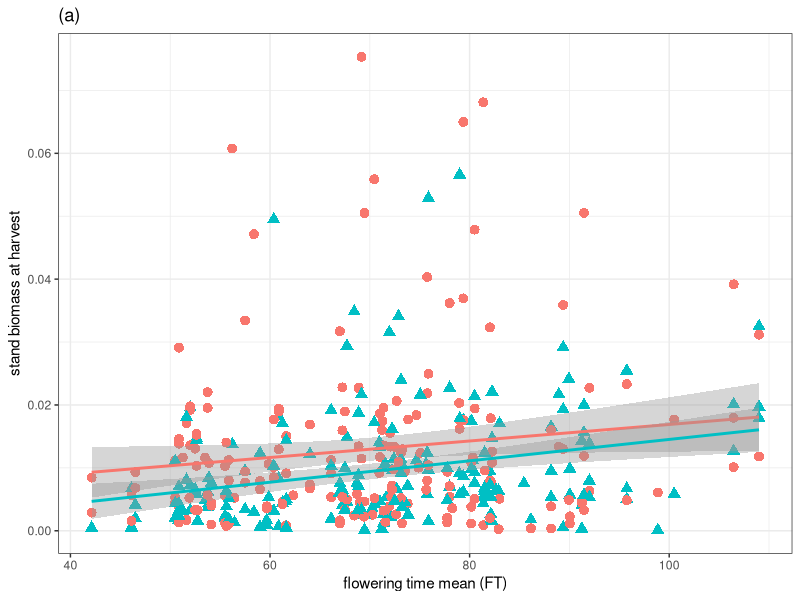
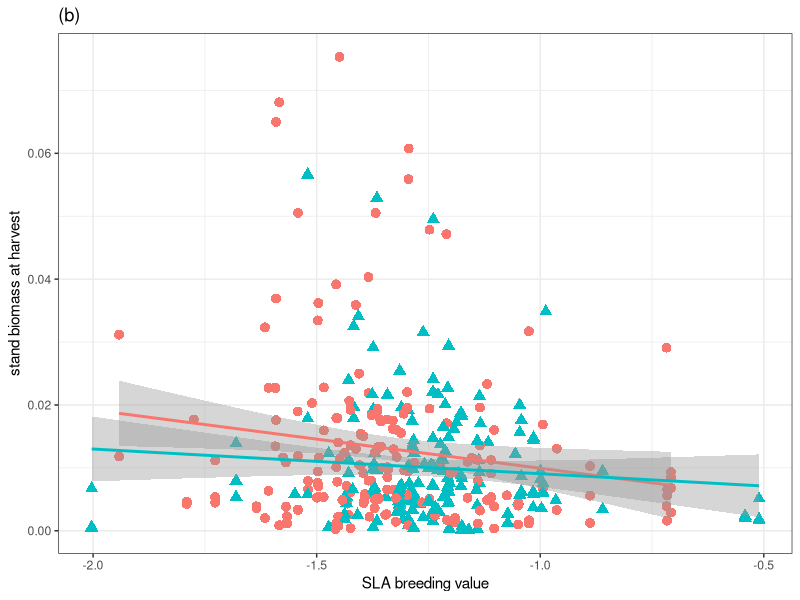

Here is the R script that generated these plots, in order: (Note: this script raises an error after producing the figures.)
#AtCG biomass (and canopy figures)
#10/24/2018

library(ggplot2)
library(plyr)

#data
# fieldData <- read.csv("FieldDataWithDiversityInfo.csv")
# lineData <- read.csv("chosenLines.csv")
modeldata <- read.delim("modeldata_20190828.txt", na.strings=c(""," ","NA")) #see construction in REML_biomass.R. Made from:
modeldata_m<-modeldata[!is.na(modeldata$FH_Wt),]
summary(modeldata_m)
modeldata_m$perPlantFH_Wt <- modeldata_m$FH_Wt/modeldata_m$MaxPlantNum

names(modeldata_m)[5] <- "Treatment"
modeldata_m$Treatment <- revalue(modeldata_m$Treatment, c("C"="High Resource", "S"="Low Resource"))


# tmod <- lm(perPlantFH_Wt  ~ trt + trt:divLevel, data = modeldata_m[modeldata_m$MaxPlantNum > 10,] )
tmp <- c() #divLevel

tmp3 <- c()#mean_SLAbv
tmp4 <- c()#FT1001_mean



#####biomass - scatterplots####
# pbiomass_div <- ggplot(modeldata_m,aes(divLevel,perPlantFH_Wt, color=trt))+ #geom_point() + #facet_grid(. ~ Trt)
#   geom_smooth(method=glm, se=TRUE)+ #ylim(0,1)+
#   geom_jitter(aes(shape=trt, color=trt), size=3) +
#   #   coord_cartesian(ylim = c(0, 1.02)) +
#   xlab("plot diversity level")+ylab("per plant biomass at harvest")+ 
#   #   annotate(geom="text", x=-4, y=3.5, label="(a)",fontface="bold", size=5)+
#   theme_bw() +
#   theme(legend.position=c(.9,.9))
#   # ggtitle("(f)")+theme(plot.title = element_text(lineheight=2, face="bold",hjust = 0))
# pbiomass_div

# pPerPlantMass_div <- ggplot(modeldata_m,aes(divLevel,perPlantFH_Wt, color=trt))+geom_point(aes(shape=trt, color=trt), size=3) + #facet_grid(. ~ Trt)
#   geom_smooth(method=glm, se=TRUE)+ #ylim(0,1)+
#   #   coord_cartesian(ylim = c(0, 1.02)) +
#   xlab("plot diversity")+ylab("per plant biomass at harvest")+ 
#   #   annotate(geom="text", x=-4, y=3.5, label="(a)",fontface="bold", size=5)+
#   theme_bw() +
#   theme(legend.position=c(.9,.9))
# # ggtitle("(f)")+theme(plot.title = element_text(lineheight=2, face="bold",hjust = 0))
# pPerPlantMass_div

# pbiomass_kin <- ggplot(biomass,aes(meanKin,FH_Wt, color=trt))+geom_point(aes(shape=trt, color=trt), size=3) + #facet_grid(. ~ Trt)
#   geom_smooth(method=glm, se=TRUE)+ #ylim(0,1)+
#   #   coord_cartesian(ylim = c(0, 1.02)) +
#   xlab("plot mean kinship")+ylab("plot biomass at harvest")+ 
#   #   annotate(geom="text", x=-4, y=3.5, label="(a)",fontface="bold", size=5)+
#   theme_bw() +
#   theme(legend.position="none")
# # ggtitle("(f)")+theme(plot.title = element_text(lineheight=2, face="bold",hjust = 0))
# pbiomass_kin
# 
pbiomass_ft <- ggplot(modeldata_m[modeldata_m$MaxPlantNum > 10,],aes(FT1001_mean,perPlantFH_Wt, color=Treatment))+ 
  geom_point(aes(shape=Treatment, color=Treatment), size=3) + #facet_grid(. ~ Trt)
  geom_smooth(method=glm, se=TRUE)+ #ylim(0,1)+
  # geom_jitter(aes(shape=trt, color=trt), size=3) +
  #   coord_cartesian(ylim = c(0, 1.02)) +
  labs(title = "(a)", x = "flowering time mean (FT)", y = "stand biomass at harvest")+
  #   annotate(geom="text", x=-4, y=3.5, label="(a)",fontface="bold", size=5)+
  theme_bw() +
  theme(legend.position="none")   #c(.85,.85)
pbiomass_ft

pbiomass_SLA <- ggplot(modeldata_m[modeldata_m$MaxPlantNum > 10,],aes(mean_SLAbv,perPlantFH_Wt, color=Treatment))+ 
  geom_point(aes(shape=Treatment, color=Treatment), size=3) + #facet_grid(. ~ Trt)
  geom_smooth(method=glm, se=TRUE)+ #ylim(0,1)+
  # geom_jitter(aes(shape=trt, color=trt), size=3) +
  #   coord_cartesian(ylim = c(0, 1.02)) +
  labs(title ="(b)" , x="SLA breeding value", y = "stand biomass at harvest")+
  #   annotate(geom="text", x=-4, y=3.5, label="(a)",fontface="bold", size=5)+
  theme_bw() +
  theme(legend.position="none")   #c(.85,.85)
pbiomass_SLA


####canopy####
pcanopy_div <- ggplot(modeldata_c,aes(divLevel,CanopyArea, color=trt))+geom_point(aes(shape=trt, color=trt), size=3) + #facet_grid(. ~ Trt)
  geom_smooth(method=glm, se=TRUE)+ #ylim(0,1)+
  #   coord_cartesian(ylim = c(0, 1.02)) +
  xlab("plot diversity")+ylab("plot canopy area")+ 
  #   annotate(geom="text", x=-4, y=3.5, label="(a)",fontface="bold", size=5)+
  theme_bw() +
  theme(legend.position="none")
# ggtitle("(f)")+theme(plot.title = element_text(lineheight=2, face="bold",hjust = 0))
pcanopy_div

pPerPlantcanopy_div <- ggplot(modeldata_c,aes(divLevel,perPlantCanopy, color=trt))+geom_point(aes(shape=trt, color=trt), size=3) + #facet_grid(. ~ Trt)
  geom_smooth(method=glm, se=TRUE)+ #ylim(0,1)+
  #   coord_cartesian(ylim = c(0, 1.02)) +
  xlab("plot diversity")+ylab("per plant canopy area")+ 
  #   annotate(geom="text", x=-4, y=3.5, label="(a)",fontface="bold", size=5)+
  theme_bw() +
  theme(legend.position="none")
# ggtitle("(f)")+theme(plot.title = element_text(lineheight=2, face="bold",hjust = 0))
pPerPlantcanopy_div

# pcanopy_kin <- ggplot(canopy,aes(meanKin,CanopyArea, color=trt))+geom_point(aes(shape=trt, color=trt), size=3) + #facet_grid(. ~ Trt)
#   geom_smooth(method=glm, se=TRUE)+ #ylim(0,1)+
#   #   coord_cartesian(ylim = c(0, 1.02)) +
#   xlab("plot mean kinship")+ylab("plot canopy area")+ 
#   #   annotate(geom="text", x=-4, y=3.5, label="(a)",fontface="bold", size=5)+
#   theme_bw() +
# theme(legend.position="none")
# # ggtitle("(f)")+theme(plot.title = element_text(lineheight=2, face="bold",hjust = 0))
# pcanopy_kin
# 
# pcanopy_ft <- ggplot(canopy,aes(FT1001_mean,CanopyArea, color=trt))+geom_point(aes(shape=trt, color=trt), size=3) + #facet_grid(. ~ Trt)
#   geom_smooth(method=glm, se=TRUE)+ #ylim(0,1)+
#   #   coord_cartesian(ylim = c(0, 1.02)) +
#   xlab("FT1001_mean")+ylab("plot canopy area")+ 
#   #   annotate(geom="text", x=-4, y=3.5, label="(a)",fontface="bold", size=5)+
#   theme_bw() +
#   theme(legend.position=c(.9,.9))
# pcanopy_ft

####avg by div level####
# #for plots of div level means
# biomass_mean <- ddply(biomass, .(divLevel, trt), summarize, 
#                divBiomass=mean(FH_Wt,na.rm = TRUE))
# 
# pbiomass.2 <- ggplot(biomass_mean,aes(divLevel,divBiomass,color=trt))+geom_point(aes(shape=trt, color=trt), size=3) + #facet_grid(. ~ Trt)
#   geom_smooth(method=glm, se=TRUE)+ #ylim(0,1)+
#   #   coord_cartesian(ylim = c(0, 1.02)) +
#   xlab("plot diversity")+ylab("biomass")+ 
#   #   annotate(geom="text", x=-4, y=3.5, label="(a)",fontface="bold", size=5)+
#   theme_bw() 
#   # theme(legend.position="none")
#   # ggtitle("(f)")+theme(plot.title = element_text(lineheight=2, face="bold",hjust = 0))
# pbiomass.2
# 
# pbiomass.3 <- ggplot(biomass_mean,aes(trt,divBiomass,color=divLevel, group=divLevel))+
#   # geom_errorbar(aes(ymin=lCL, ymax=uCL),color="black", width=.1, position=position_dodge(0.1))+
#   geom_line()+geom_point(size=3) + #facet_grid(. ~ Trt)
#   # geom_smooth(method=glm, se=TRUE)+ #ylim(0,1)+
#   #   coord_cartesian(ylim = c(0, 1.02)) +
#   xlab("treatment")+ylab("biomass")+ 
#   #   annotate(geom="text", x=-4, y=3.5, label="(a)",fontface="bold", size=5)+
#   theme_bw() 
# # theme(legend.position="none")
# # ggtitle("(f)")+theme(plot.title = element_text(lineheight=2, face="bold",hjust = 0))
# pbiomass.3
# 
# #predicted and kin
# pbiomass_kin_pred <- ggplot(biomass,aes(meanKin,FH_Wt, color=trt))+geom_point(aes(shape=plotType, color=trt), size=3) + #facet_grid(. ~ Trt)
#   geom_smooth(method=glm, se=TRUE)+ #ylim(0,1)+
#   #   coord_cartesian(ylim = c(0, 1.02)) +
#   xlab("plot mean kinship")+ylab("plot biomass at harvest")+ 
#   #   annotate(geom="text", x=-4, y=3.5, label="(a)",fontface="bold", size=5)+
#   theme_bw() 
#   # theme(legend.position="none")
# # ggtitle("(f)")+theme(plot.title = element_text(lineheight=2, face="bold",hjust = 0))
# pbiomass_kin_pred



# ####make multi figs####

pdf("AtCG_biomass_fec.pdf", useDingbats=FALSE,width=18.65, height=6, pointsize = 12)
# png("AtCG_biomass_fec.png",width=1265, height = 400, pointsize = 12)
# svg("KTurnerFig3.svg", width=6.65, height=9, pointsize = 12)
multiplot(pbiomass_ft, pbiomass_SLA,pseedEst_div, cols=3) 
dev.off()

# pdf("AtCG_canopy.pdf", useDingbats=FALSE,width=6.65, height=9, pointsize = 12)
png("AtCG_canopy.png",width=665, height = 400, pointsize = 12)
# svg("KTurnerFig3.svg", width=6.65, height=9, pointsize = 12)
multiplot(pcanopy_div, pcanopy_kin,pcanopy_ft, cols=3) 
dev.off()

# pdf("AtCG_biomass_mean.pdf", useDingbats=FALSE,width=6.65, height=9, pointsize = 12)
png("AtCG_biomass_mean.png",width=665, height = 300, pointsize = 12)
# svg("KTurnerFig3.svg", width=6.65, height=9, pointsize = 12)
multiplot(pbiomass.2, pbiomass.3, pbiomass_kin_pred, cols=3) 
dev.off()


####multiplot func####
multiplot <- function(..., plotlist=NULL, file, cols=1, layout=NULL) {
  require(grid)
  
  # Make a list from the ... arguments and plotlist
  plots <- c(list(...), plotlist)
  
  numPlots = length(plots)
  
  # If layout is NULL, then use 'cols' to determine layout
  if (is.null(layout)) {
    # Make the panel
    # ncol: Number of columns of plots
    # nrow: Number of rows needed, calculated from # of cols
    layout <- matrix(seq(1, cols * ceiling(numPlots/cols)),
                     ncol = cols, nrow = ceiling(numPlots/cols))
  }
  
  if (numPlots==1) {
    print(plots[[1]])
    
  } else {
    # Set up the page
    grid.newpage()
    pushViewport(viewport(layout = grid.layout(nrow(layout), ncol(layout))))
    
    # Make each plot, in the correct location
    for (i in 1:numPlots) {
      # Get the i,j matrix positions of the regions that contain this subplot
      matchidx <- as.data.frame(which(layout == i, arr.ind = TRUE))
      
      print(plots[[i]], vp = viewport(layout.pos.row = matchidx$row,
                                      layout.pos.col = matchidx$col))
    }
  }
}